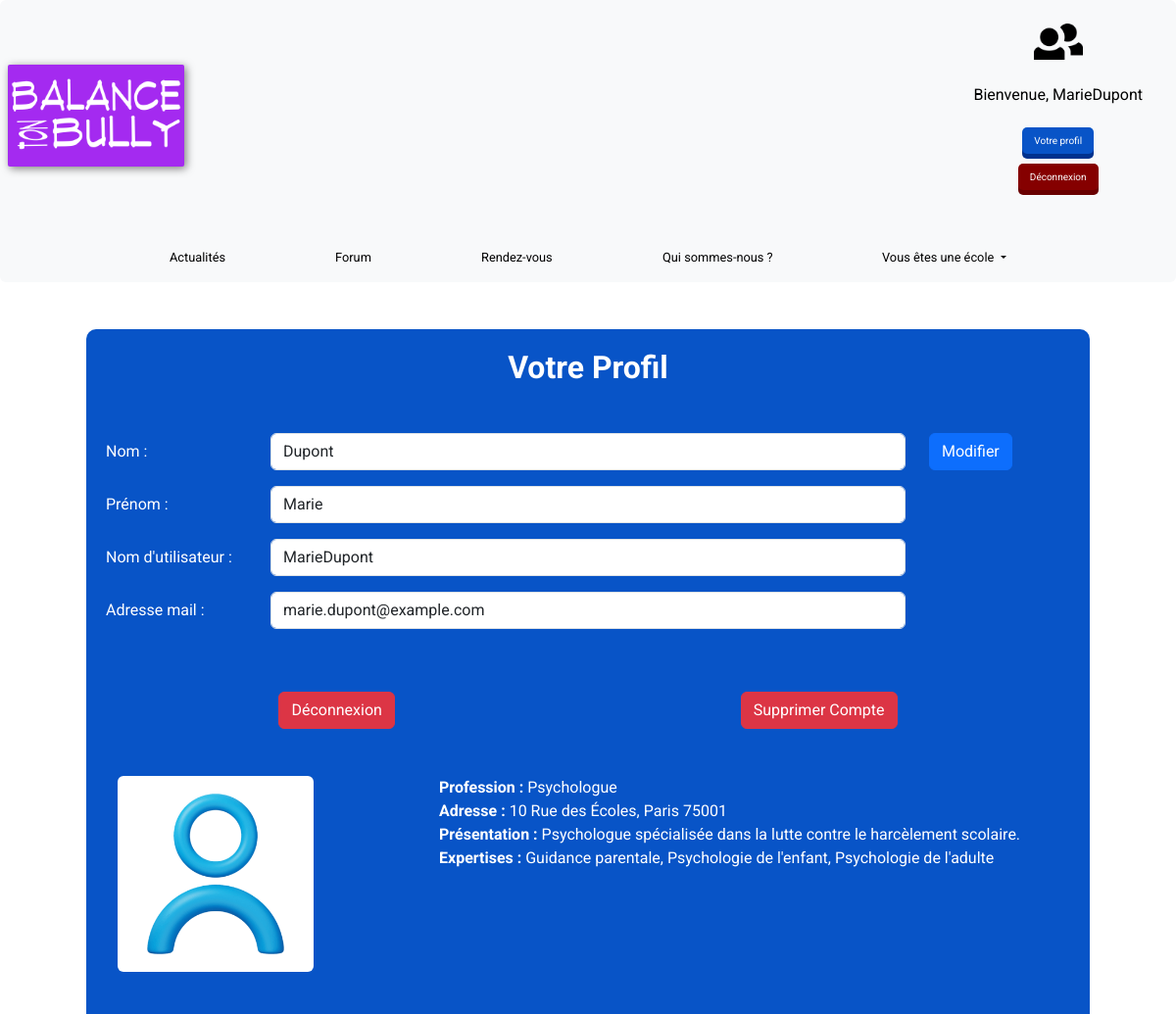
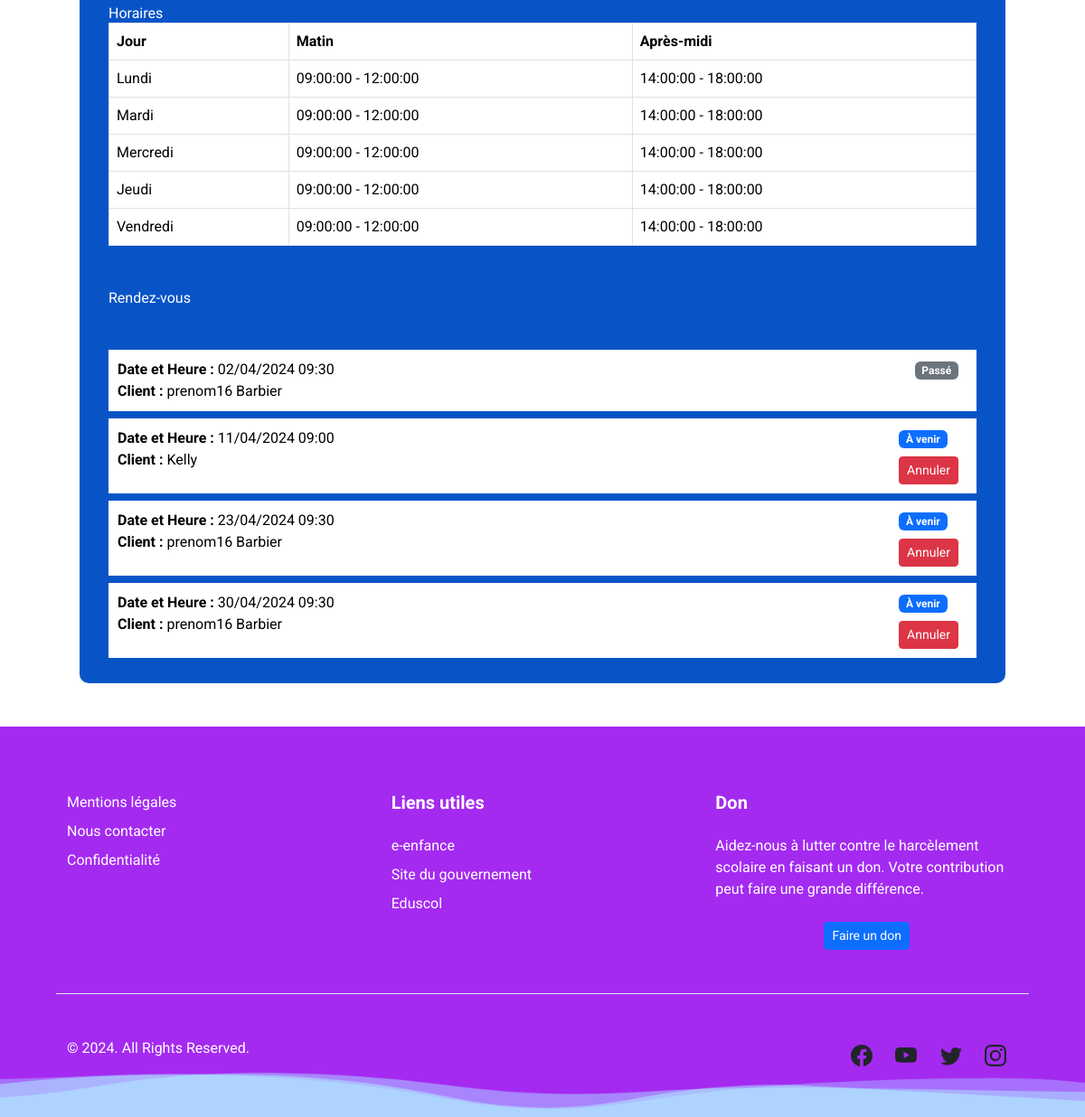
The app's page /pages/account.php (signed in) with its own data (2 pictures, top to bottom).
### tables this page shows
CREATE TABLE `utilisateurs` (
  `id` int(11) NOT NULL,
  `firstName` varchar(255) DEFAULT NULL,
  `name` varchar(255) DEFAULT NULL,
  `userName` varchar(255) NOT NULL,
  `mail` varchar(255) NOT NULL,
  `photo_avatar` varchar(255) DEFAULT '/Balance_ton_bully/assets/avatarProfil.png',
  `password` varchar(255) NOT NULL,
  `token` varchar(50) DEFAULT NULL,
  `id_role` int(11) DEFAULT 2,
  `est_supprime` tinyint(1) DEFAULT 0
);

CREATE TABLE `professionnels_sante` (
  `id` int(11) NOT NULL,
  `nom` varchar(255) NOT NULL,
  `prenom` varchar(255) NOT NULL,
  `profession` varchar(255) NOT NULL,
  `adresse` varchar(255) NOT NULL,
  `ville` varchar(255) NOT NULL,
  `code_postal` varchar(10) NOT NULL,
  `presentation` text NOT NULL,
  `est_supprime` tinyint(1) DEFAULT 0,
  `photo` varchar(255) DEFAULT '/Balance_ton_bully/assets/avatarProfil.png',
  `utilisateur_id` int(11) NOT NULL
);

CREATE TABLE `horaires_professionnels` (
  `id` int(11) NOT NULL,
  `professionnel_id` int(11) NOT NULL,
  `jour_semaine` enum('Lundi','Mardi','Mercredi','Jeudi','Vendredi','Samedi','Dimanche') NOT NULL,
  `heure_debut_matin` time DEFAULT NULL,
  `heure_fin_matin` time DEFAULT NULL,
  `heure_debut_apres_midi` time DEFAULT NULL,
  `heure_fin_apres_midi` time DEFAULT NULL,
  `duree_rdv` enum('30','60') NOT NULL
);

CREATE TABLE `rendez_vous` (
  `id` int(11) NOT NULL,
  `professionnel_id` int(11) NOT NULL,
  `utilisateur_id` int(11) NOT NULL,
  `date_heure` datetime NOT NULL,
  `confirme` tinyint(1) DEFAULT 0
);

### pages/account.php (the view, shortened to what this page needs)
<?php
$dbConnect = dbConnexion();
$stmt = $dbConnect -> prepare('SELECT * FROM utilisateurs WHERE userName = ?');
$stmt->execute(array($_SESSION['nickName']));
$user = $stmt->fetch(PDO::FETCH_ASSOC);
@$userId = $user['id'];
function afficherProfilProfessionnelSante($dbh, $userId) {
    $stmt = $dbh->prepare("SELECT * FROM professionnels_sante WHERE utilisateur_id = ?");
    $stmt->execute([$userId]);
    $profil = $stmt->fetch(PDO::FETCH_ASSOC);
    $stmtExpertise = $dbh->prepare("SELECT e.nom FROM expertise e JOIN professionnel_expertise pe ON e.id = pe.expertise_id WHERE pe.professionnel_id = ?");
    $stmtExpertise->execute([$profil['id']]);
    $expertises = $stmtExpertise->fetchAll(PDO::FETCH_ASSOC);
    $stmtHoraires = $dbh->prepare("SELECT * FROM horaires_professionnels WHERE professionnel_id = ?");
    $stmtHoraires->execute([$profil['id']]);
    $horaires = $stmtHoraires->fetchAll(PDO::FETCH_ASSOC);
    $stmtRdv = $dbh->prepare("
        SELECT rv.*, CONCAT(u.firstName, ' ', u.name) AS client_name
        FROM rendez_vous rv
        JOIN utilisateurs u ON rv.utilisateur_id = u.id
        WHERE rv.professionnel_id = ?
        ORDER BY rv.date_heure
    ");
    $stmtRdv->execute([$profil['id']]);
    $rendezVous = $stmtRdv->fetchAll(PDO::FETCH_ASSOC);
    $expertisesString = join(', ', array_map(function($e) { return htmlspecialchars($e['nom']); }, $expertises));
    $htmlHoraires = "<div class='mt-5'>
                    <h3>Horaires</h3>
                    <form method='post' action='modifierHoraires.php'>
                        <table class='table table-bordered'>
                            <thead>
                                <tr>
                                    <th>Jour</th>
                                    <th>Matin</th>
                                    <th>Après-midi</th>
                                </tr>
                            </thead>
                            <tbody>";
    foreach ($horaires as $horaire) {
        $htmlHoraires .= "<tr>
                        <td>" . htmlspecialchars($horaire['jour_semaine']) . "</td>
                        <td>" . htmlspecialchars($horaire['heure_debut_matin']) . ' - ' . htmlspecialchars($horaire['heure_fin_matin']) . "</td>
                        <td>" . htmlspecialchars($horaire['heure_debut_apres_midi']) . ' - ' . htmlspecialchars($horaire['heure_fin_apres_midi']) . "</td>
                    </tr>";
    }
    $htmlHoraires .= "</tbody></table></form></div>";
    $htmlRendezVous = "<div class='mt-5'>";
    foreach ($rendezVous as $rdv) {
        $rdvDate = new DateTime($rdv['date_heure']);
        $now = new DateTime();
        $rdvStatus = $rdvDate < $now ? 'Passé' : 'À venir';
        $statusClass = $rdvStatus == 'Passé' ? 'bg-secondary rdvPasse' : 'bg-primary';
        $htmlRendezVous .= "<div class='list-group-item list-group-item-action mb-2 listeRdvPro' style='background-color: white; color: black; padding: 10px;'>
                            <div class='d-flex justify-content-between'>
                                <div>
                                    <div><strong>Date et Heure :</strong> " . $rdvDate->format('d/m/Y H:i') . "</div>
                                    <div><strong>Client :</strong> " . htmlspecialchars($rdv['client_name']) . "</div>
                                </div>
                                <div style='margin-right: 10px;'>
                                    <div class='badge $statusClass'>$rdvStatus</div>";
        if ($rdvStatus == 'À venir') {
            $htmlRendezVous .= "<form method='post' action='account.php' class='mt-2'>
                                <input type='hidden' name='rdvId' value='{$rdv['id']}'>
                                <input type='submit' class='btn btn-danger btn-sm' value='Annuler'>
                            </form>";
        }
        $htmlRendezVous .= "</div>
                        </div>
                    </div>";
    }
    $htmlRendezVous .= "</div>";
    if ($profil) {
        $html = "<div class='container mt-5'>
                <div class='row mt-4'>
                    <div class='col-md-4'><img src='" . htmlspecialchars($profil['photo']) . "' class='img-fluid rounded' style='max-width: 200px; background-color: white;' alt='Photo de profil'></div>
                    <div class='col-md-8'>
                        <p><strong>Profession :</strong> " . htmlspecialchars($profil['profession']) . "</p>
                        <p><strong>Adresse :</strong> " . htmlspecialchars($profil['adresse']) . ', ' . htmlspecialchars($profil['ville']) . ' ' . htmlspecialchars($profil['code_postal']) . "</p>
                        <p><strong>Présentation :</strong> " . nl2br(htmlspecialchars($profil['presentation'])) . "</p>
                        <p><strong>Expertises :</strong> $expertisesString</p>
                    </div>
                </div>
                $htmlHoraires
                <div class='mt-5'>
                    <h3>Rendez-vous</h3>
                    <!--<div class='text-center'>
                        <button id='toggleRdvFilterProfessionnel' class='btn btn-info' style='margin-bottom: 10px;'>Afficher/Masquer les RDV Passés</button>
                    </div>-->
                    $htmlRendezVous
                </div>
            </div>";
        return $html;
    }
}
?>
<!DOCTYPE html>
<html lang="fr">
<head>
    <?php include('../includes/headLink.php') ?>
    <link rel="stylesheet" href="../css/styleDons.css">
</head>
<body>
<?php include('../includes/headerNav.php') ?>
<div class="container mt-5 mb-5 blue-background">
    <h1 class="text-center" style="font-size: 2rem; font-weight: bold;">Votre Profil</h1>
    <form method="post" action="account.php" class="mt-5">
        <div class="row mb-3">
            <label for="newName" class="col-sm-2 col-form-label">Nom :</label>
            <div class="col-sm-8">
                <input type="text" class="form-control" id="inputName" value="<?php echo $user['name'] ?>" name="newName">
            </div>
            <div class="col-sm-2">
                <button type="submit" class="btn btn-primary" id="newName" name="modName">Modifier</button>
            </div>
        </div>
        <div class="row mb-3">
            <label for="newFName" class="col-sm-2 col-form-label">Prénom :</label>
            <div class="col-sm-8">
                <input type="text" class="form-control" id="newFName" value="<?php echo $user['firstName'] ?>" name="newFName">
            </div>
        </div>
        <div class="row mb-3">
            <label for="newUName" class="col-sm-2 col-form-label">Nom d'utilisateur :</label>
            <div class="col-sm-8">
                <input type="text" class="form-control" id="newUName" value="<?php echo $user['userName'] ?>" name="newUName">
            </div>
        </div>
        <div class="row mb-3">
            <label for="newMail" class="col-sm-2 col-form-label">Adresse mail :</label>
            <div class="col-sm-8">
                <input type="text" class="form-control" id="newMail" value="<?php echo $user['mail'] ?>" name="newMail">
            </div>
        </div>
        <br><br>
        <div class="row mb-3">
            <div class="col-sm-12 d-flex justify-content-around">
                <button type="submit" class="btn btn-danger" name="disconnect">Déconnexion</button>
                <button type="submit" class="btn btn-danger" name="delete">Supprimer Compte</button>
            </div>
        </div>
    </form>
    <?php
    if (isset($userId)) {
        echo afficherProfilProfessionnelSante($dbConnect, $userId);
    }
    ?>
</div>
<?php include('../includes/footer.php') ?>
</body>
</html>

### css/style.css (style rules this page uses)
* { font-family: "Roboto"; margin: 0; box-sizing: border-box; padding: 0; }
body, html { height: 100%; }

### css/styleDons.css (style rules this page uses)
.blue-background { background-color: #0854C7; padding: 20px; color: white; border-radius: 10px; }

### records on screen
utilisateurs: newName "Dupont", newFName "Marie", newUName "MarieDupont", newMail "marie.dupont@example.com"
professionnels_sante: photo (picture), profession "Psychologue", adresse "10 Rue des Écoles", ville "Paris", code_postal "75001", presentation "Psychologue spécialisée dans la lutte contre le harcèlement scolaire."
horaires_professionnels: jour_semaine "Lundi", heure_debut_matin "09:00:00", heure_fin_matin "12:00:00", heure_debut_apres_midi "14:00:00", heure_fin_apres_midi "18:00:00"
horaires_professionnels: jour_semaine "Mardi", heure_debut_matin "09:00:00", heure_fin_matin "12:00:00", heure_debut_apres_midi "14:00:00", heure_fin_apres_midi "18:00:00"
horaires_professionnels: jour_semaine "Mercredi", heure_debut_matin "09:00:00", heure_fin_matin "12:00:00", heure_debut_apres_midi "14:00:00", heure_fin_apres_midi "18:00:00"
horaires_professionnels: jour_semaine "Jeudi", heure_debut_matin "09:00:00", heure_fin_matin "12:00:00", heure_debut_apres_midi "14:00:00", heure_fin_apres_midi "18:00:00"
horaires_professionnels: jour_semaine "Vendredi", heure_debut_matin "09:00:00", heure_fin_matin "12:00:00", heure_debut_apres_midi "14:00:00", heure_fin_apres_midi "18:00:00"
rendez_vous: date_heure "02/04/2024 09:30", client_name "prenom16 Barbier"
rendez_vous: date_heure "11/04/2024 09:00", client_name "Kelly"
rendez_vous: date_heure "23/04/2024 09:30", client_name "prenom16 Barbier"
rendez_vous: date_heure "30/04/2024 09:30", client_name "prenom16 Barbier"

### other values on screen
$_SESSION['nickName'] "MarieDupont"
$expertisesString "Guidance parentale, Psychologie de l'enfant, Psychologie de l'adulte"
